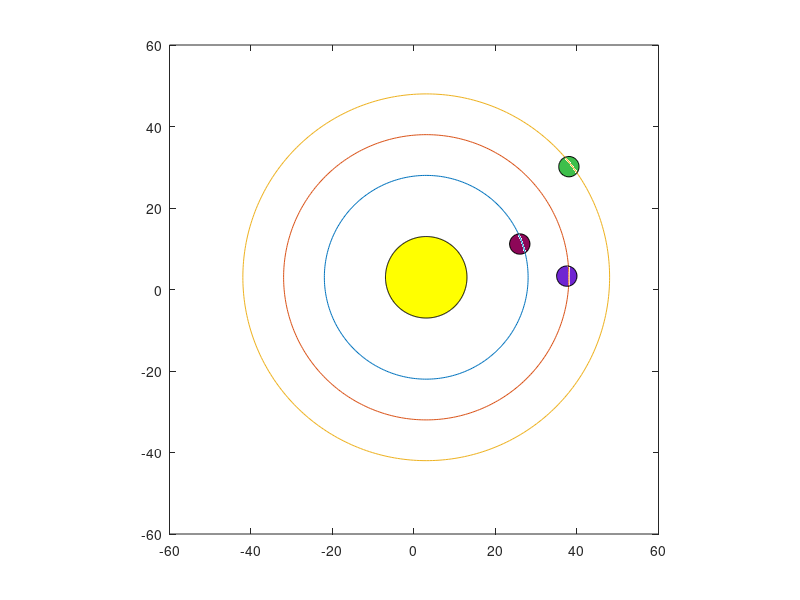

The MATLAB script that drew this image:
clear all

t=0:360;
r=10;
lk=15.*rand; 
pk=15.*rand;
a=3;
b=3;
x=a+r.*cosd(t);
y=b+r.*sind(t);

fill (x,y,'y')
axis equal
hold on
axis ([-60,60,-60,60])

t=0:360;
r=25;
a=3;
b=3;

x=a+r.*cosd(t);
y=b+r.*sind(t);

plot (x,y)

t=0:360;
r=35;
x=3+r.*cosd(t);
y=3+r.*sind(t);
plot(x,y)

t=0:360;
r=45;
x=3+r.*cosd(t);
y=3+r.*sind(t);
plot (x,y)

cl=rand(1,3);
tt=rand(1,3);
pp=rand(1,3);

h = rectangle('Position', [20 9 5 5], 'facecolor', cl, 'curvature', [1 1]);
h1 = rectangle('Position', [15 27 5 5], 'facecolor', tt, 'curvature', [1 1]);
h2 = rectangle('Position', [-47 5 5 5], 'facecolor', pp, 'curvature', [1 1]);

pk=60*rand;
lk=40*rand;
sk=30*rand

for i = 0:360
xcor=25.*cosd(i+pk);
ycor=25.*sind(i+pk);
set(h, 'Position', [xcor, ycor, 5, 5]);
xcor1=35.*cosd(i+sk);
ycor1=35.*sind(i+sk);
set(h1, 'Position', [xcor1, ycor1, 5, 5]);
xcor2=45.*cosd(i+lk);
ycor2=45.*sind(i+lk);
set(h2, 'Position', [xcor2, ycor2, 5, 5]);
pause(0.01);
end;